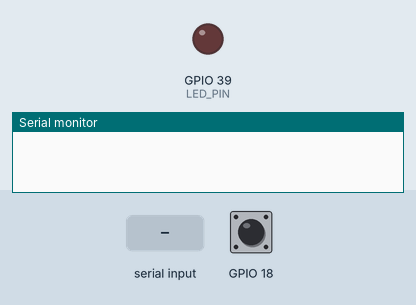
Recording of a program running on a simulated ESP32-S3. On the bench: output pins drawn as LEDs (lit = HIGH), the last lines printed to the serial monitor. The test bench sets the inputs (shaded band); at power-on: GPIO 18 LOW.

Above: at 1.2 s.
1.3 s: GPIO 18 driven HIGH
At 2.4 s:
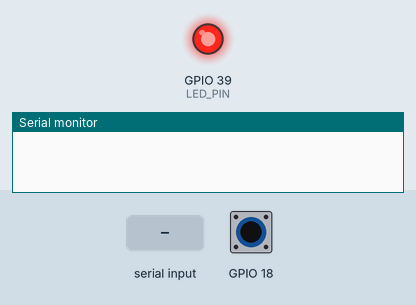
2.8 s: "1" received over Serial
At 4.4 s:
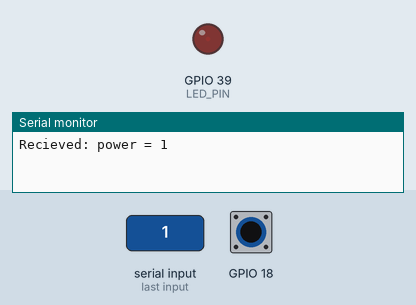
5.3 s: "0" received over Serial
At 7.5 s:
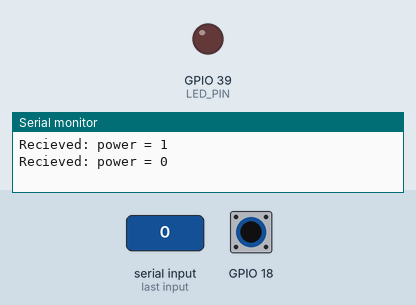
Timing chart, 0 to 9.0 s (numbered marks = the images above; inputs shaded):
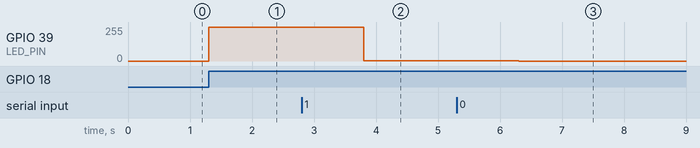

Measured:
- after the input at 1.3 s, GPIO 39 (LED_PIN): 0/255 → 255/255 at once
- after the input at 2.8 s, GPIO 39 (LED_PIN): 255/255 → 1/255 after 1.0 s
- after the input at 5.3 s, GPIO 39 (LED_PIN): 1/255 → 0/255 after 1.0 s

The program:

main.cpp
```cpp
#include <Arduino.h>
#include <string>

#define LED_PIN 39

// мощность свечения
int power = 255;

// буффер для приема сообщений
std::string message = "";

bool light_on = false;

void setup() {
  pinMode(LED_PIN, OUTPUT);

  Serial.begin(115200);
}

void loop() {

  // читаем данные из серийного порта
  if (Serial.available() > 0)
  {
    message = "";

    while(Serial.available() > 0)
    {
      message += std::string(1, char(Serial.read()));
      delay(500);
    }

    power = std::stoi(message);

    Serial.print("Recieved: power = ");
    Serial.println(power);
  }


  if(digitalRead(18) == HIGH)
  {
    light_on = true;
  }

  if(light_on == true)
  {
    light_on = false;
    analogWrite(LED_PIN, power);
    delay(1000);
  }
  else{
    analogWrite(LED_PIN, 0);
  }
}
```
